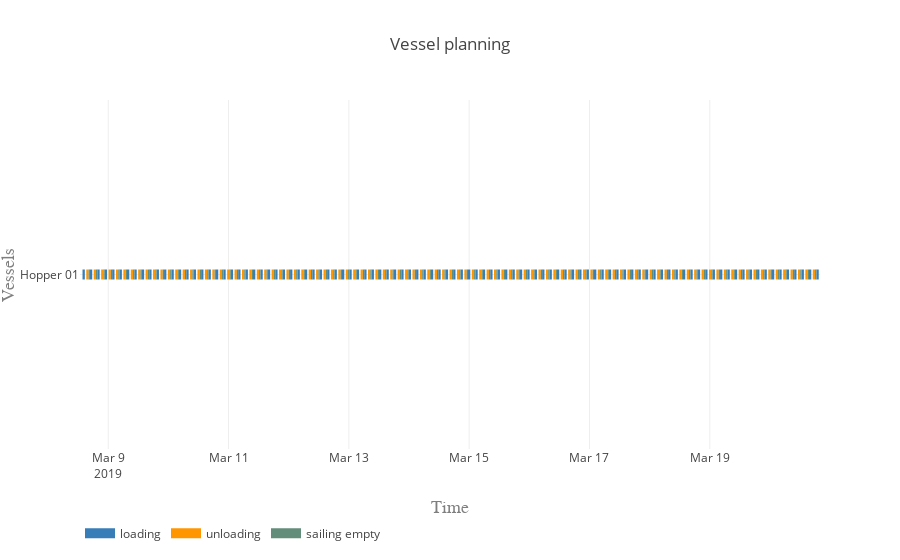

Write notebook code for a chart like this one.
### Code cell
my_env.run()
vessels = equipment

activities = ['loading', 'unloading', 'sailing full', 'sailing empty']
colors = {0:'rgb(55,126,184)', 1:'rgb(255,150,0)', 2:'rgb(98, 192, 122)', 3:'rgb(98, 141, 122)'}

plot.vessel_planning(vessels, activities, colors)

### Figure 1 — Plotly figure (JSON) as saved in the notebook; plotly's stock layout.template omitted (floating-point values rounded to 4 significant figures; data arrays with more than 128 entries replaced by an {"elided": "..."} marker saying what was removed)
{"data": [{"connectgaps": false, "hoverinfo": "y+name", "line": {"color": "rgb(55,126,184)", "width": 10}, "mode": "lines", "name": "loading", "type": "scatter", "uid": "eb879570-88ce-4680-9ad5-2bc1315f8e5f", "x": {"elided": "500 str values"}, "y": {"elided": "500 str values"}}, {"connectgaps": false, "hoverinfo": "y+name", "line": {"color": "rgb(255,150,0)", "width": 10}, "mode": "lines", "name": "unloading", "type": "scatter", "uid": "23f4e8c0-f9a7-4ed3-be23-5eb41da00e47", "x": {"elided": "500 str values"}, "y": {"elided": "500 str values"}}, {"connectgaps": false, "hoverinfo": "y+name", "line": {"color": "rgb(98, 192, 122)", "width": 10}, "mode": "lines", "name": "sailing full", "type": "scatter", "uid": "0b1a94e9-bb58-4d94-abc4-37a9bf3d18c2", "x": [], "y": []}, {"connectgaps": false, "hoverinfo": "y+name", "line": {"color": "rgb(98, 141, 122)", "width": 10}, "mode": "lines", "name": "sailing empty", "type": "scatter", "uid": "260dbb8d-ca7b-40ea-bcfa-9d18343c830d", "x": {"elided": "990 str values"}, "y": {"elided": "990 str values"}}], "layout": {"hovermode": "closest", "legend": {"orientation": "h", "x": 0, "y": -0.2}, "title": "Vessel planning", "xaxis": {"range": ["2019-03-08 12:43:49", "2019-03-20 19:58:11.511561"], "title": "Time", "titlefont": {"color": "#7f7f7f", "family": "Courier New, monospace", "size": 18}}, "yaxis": {"title": "Vessels", "titlefont": {"color": "#7f7f7f", "family": "Courier New, monospace", "size": 18}}}}
